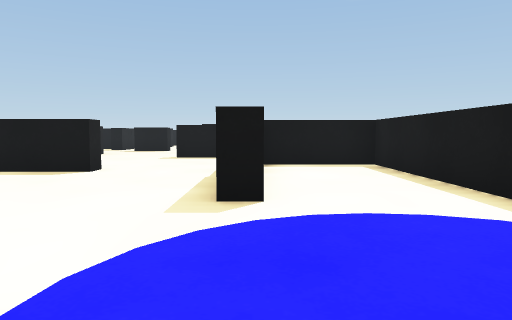
view 1 (above)

21 first-person views from a walk through a robot-simulator world made for Webots. The camera is 0.07 m above the floor, tilts 4° down and sees 70° across. The floor is counted in squares, 0.1 m on a side. Each view is taken from the middle of a square. On the plan, view 1 faces up. The plan holds only what a view shows up to about 11 squares ahead; the rest is blank. The place goes on beyond the plan. The robots in the file are not drawn. Webots' stock objects and surfaces are drawn as simple stand-ins.

view 2
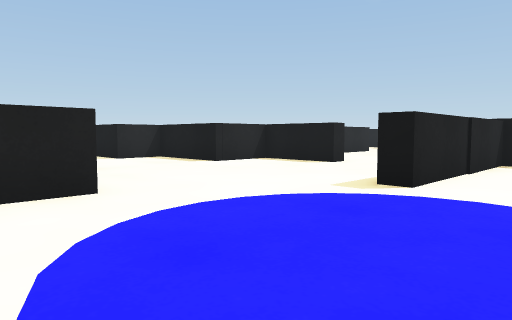

view 3
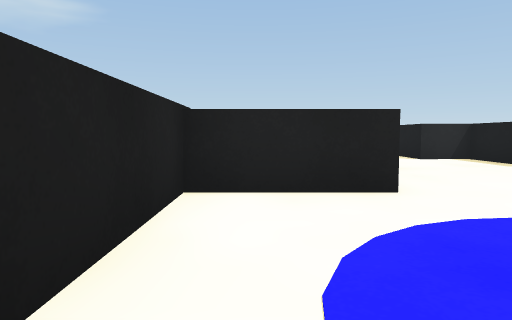

view 4
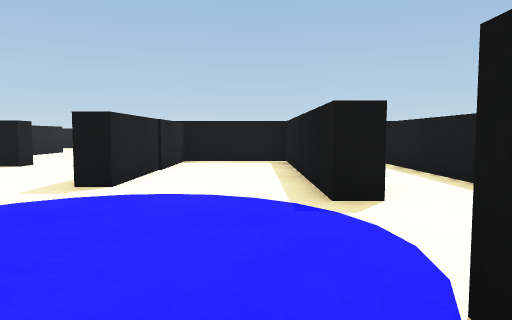

view 5
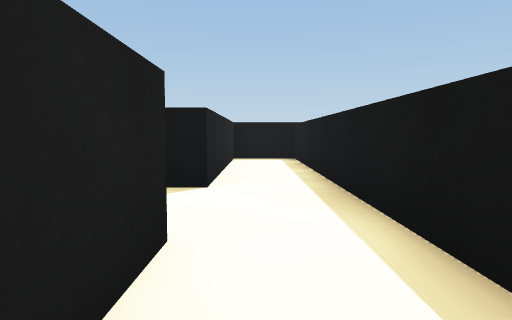

view 6
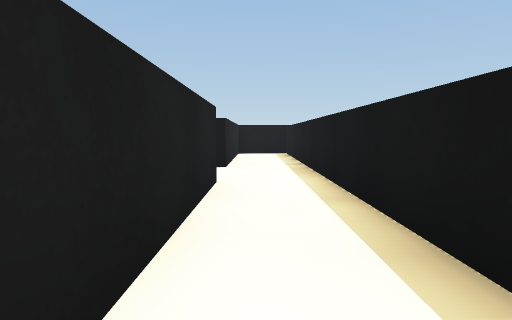

view 7
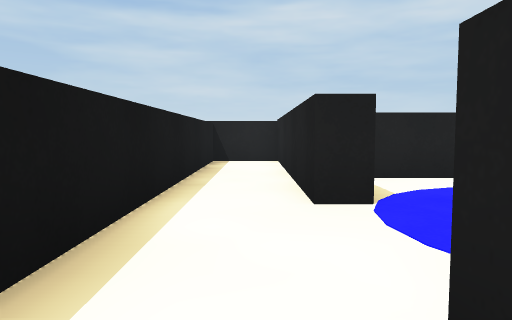

view 8
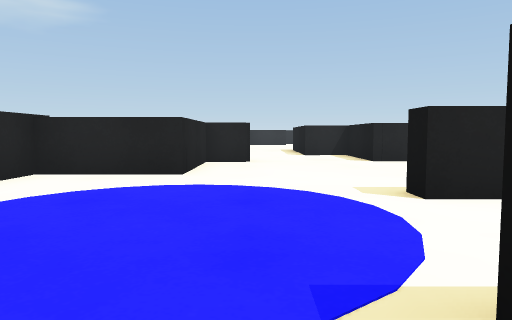

view 9
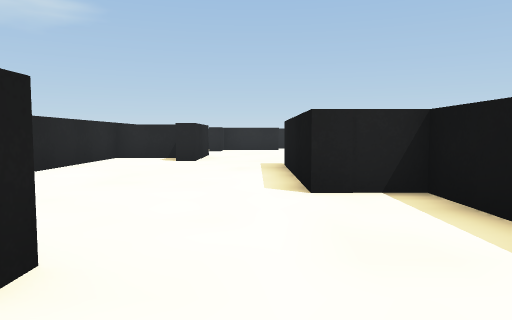

view 10
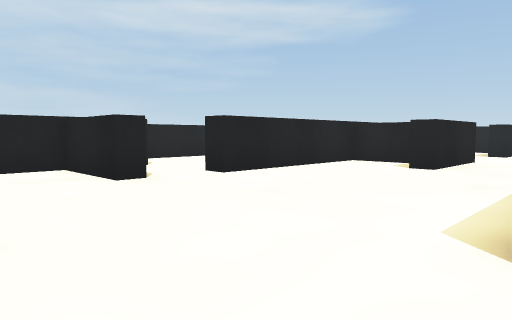

view 11
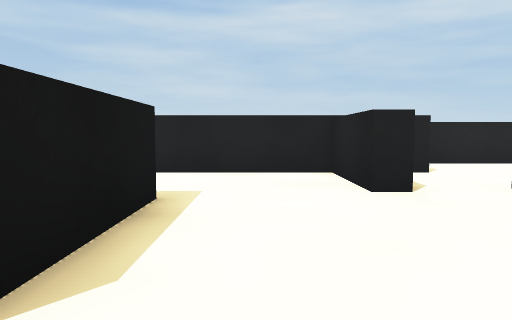

view 12
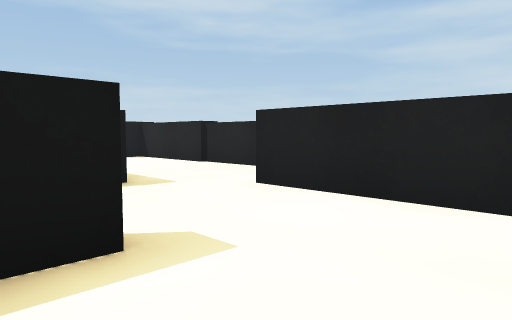

view 13
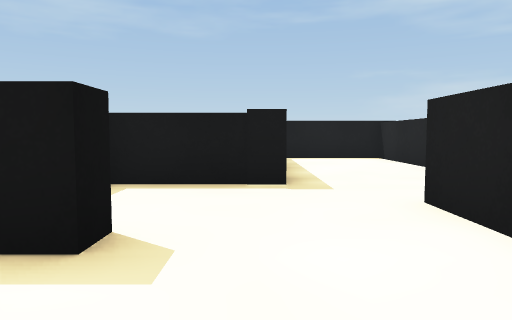

view 14
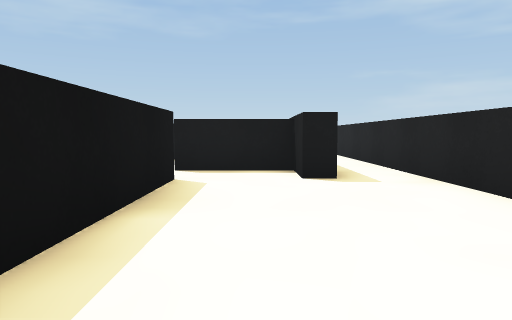

view 15
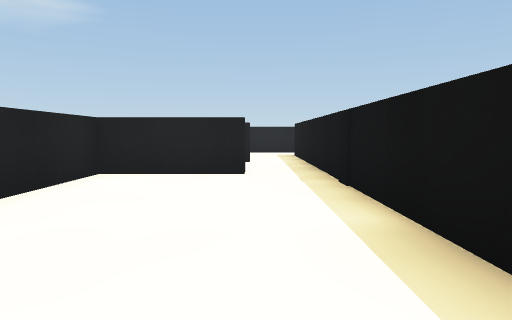

view 16
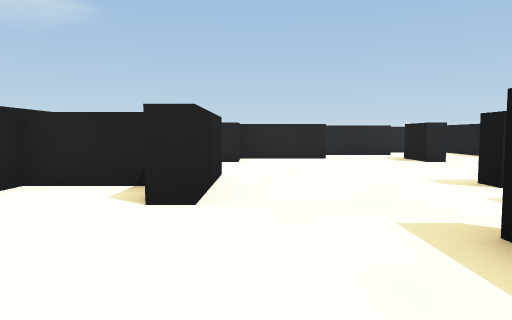

view 17
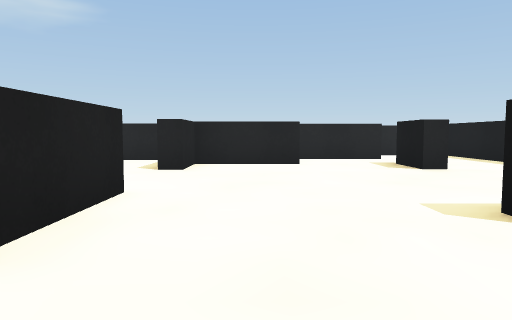

view 18
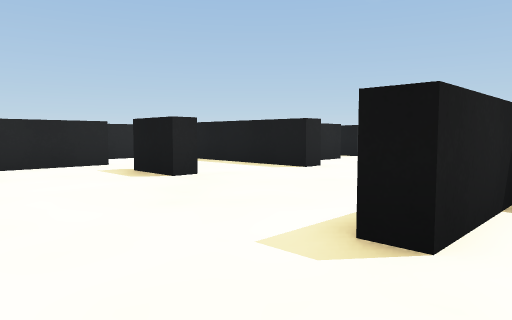

view 19
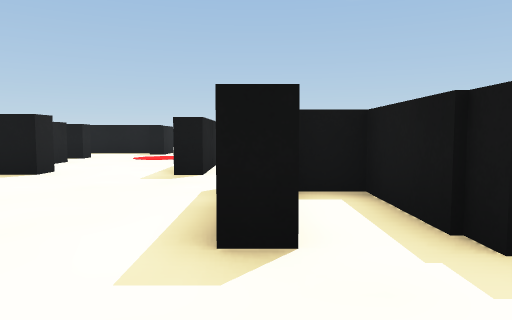

view 20
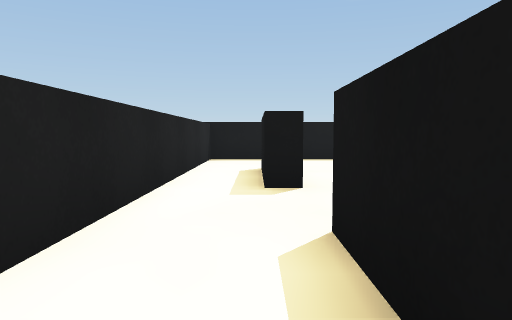

view 21
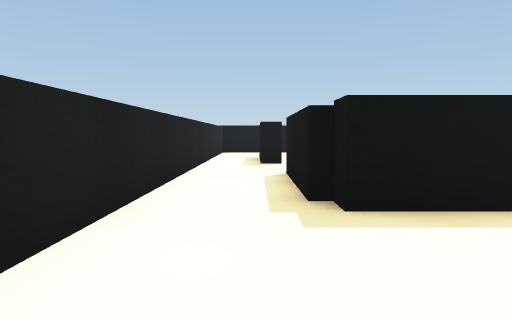

### Floor plan
Points are (right, up) in squares from view 1. A wall is a line through its corners. A room is listed if a view was taken in it or the views show most of it. See-through windows are left out.
Room 1 (views 1, 9)
walls: (0.1, 3.8) (-0.5, 3.8); (-5.3, 1.9) (-5.3, 0.7) (-2.4, 0.7) (-2.4, -1.9); (-3.2, 7.5) (-3.2, 6.9) (-5.5, 6.9) (-5.5, 5.2); (-3, -1.9) (0.4, -1.9)
ways out: opening at (0, 1) to room 2; opening at (-6, 3) to room 4; opening at (-2, 7)
Room 2 (views 2, 3, 4)
walls: (3.4, 2.8) (2.8, 2.8) (2.8, 8.6) (0.1, 8.6) (0.1, 3.8); (2.8, 0.4) (3.4, 0.4); (0.4, -1.9) (2.1, -1.9)
ways out: opening at (0, 1) to room 1; opening at (3, 1.5) to room 3
Room 3 (views 5, 6, 7, 8)
walls: (3.4, 0.4) (3.4, -5.8) (5.1, -5.8) (5.1, 8.6); (5.5, 8.6) (3.4, 8.6) (3.4, 2.8)
ways out: opening at (3, 1.5) to room 2
Room 4 (views 10, 11, 12, 13, 15, 16, 17, 18)
walls: (-5.4, -1) (-5.9, -1) (-5.9, 1.5); (-8.8, -3.7) (-4.2, -3.7); (-10.2, -4.4) (-10.2, -3.7) (-8.9, -3.7) (-8.9, -1.4) (-8.4, -1.4) (-8.4, -3.8); (-2.9, -2.5) (-2.9, 0.1); (-5.5, 5.2) (-8.4, 5.2) (-8.4, 3.7) (-12.5, 3.7); (-14.6, 1.4) (-13.6, 1.4) (-13.6, 0.9); (-14.9, 0.6) (-14.9, -1.2); (-2.2, -5.8) (2.8, -5.8) (2.8, -2.9); (-15.9, -1.2) (-10.3, -1.2) (-10.3, -1.7) (-14.5, -1.7); (-14.4, -5.8) (-5, -5.8); (-13.6, 5) (-13.6, 7.4) (-14.7, 7.4) (-14.7, 5.2)
ways out: opening at (-6, 3) to room 1; opening at (-15, 0) to room 5
Room 5 (views 14, 19, 20, 21)
walls: (-20.6, 4.1) (-20.6, 1.4) (-19.3, 1.4) (-19.3, 1); (-21.9, 0.4) (-21.9, -0.6); (-22.4, 3.8) (-22.9, 3.8) (-22.9, 5.8); (-16.5, 1.4) (-14.6, 1.4); (-22.4, -1.2) (-22.4, 1.6); (-19.3, 6.9) (-19.3, 6.4) (-20.8, 6.4); (-22.4, 6.6) (-22.4, 4.2); (-14.7, 5.2) (-15.2, 5.2); (-16.4, -3.1) (-16.4, -5.8) (-14.4, -5.8); (-14.5, -1.7) (-22.2, -1.7) (-22.2, -1.1); (-18.8, 10) (-18.8, 9.3) (-24.3, 9.3) (-24.3, -3.2); (-15.9, 9.3) (-16.5, 9.3)
ways out: opening at (-15, 0) to room 4; opening at (-17.5, 10)

Where each view was taken, in squares from view 1:
view 1: 0 up, 0 right, facing up
view 2: 1 down, 2 right, facing up-left
view 3: 1 down, 2 right, facing left
view 4: 1 down, 2 right, facing up
view 5: 2 down, 4 right, facing up
view 6: 5 down, 4 right, facing up
view 7: 4 up, 4 right, facing down
view 8: 2 up, 4 right, facing left
view 9: 3 up, 4 left, facing left
view 10: 4 up, 6 left, facing down-left
view 11: 3 up, 7 left, facing down
view 12: 0 up, 8 left, facing down-right
view 13: 2 down, 8 left, facing right
view 14: 3 down, 16 left, facing right
view 15: 3 down, 10 left, facing left
view 16: 2 up, 10 left, facing left
view 17: 3 up, 12 left, facing left
view 18: 3 up, 14 left, facing up-left
view 19: 3 up, 15 left, facing up
view 20: 1 down, 23 left, facing up
view 21: 5 down, 23 left, facing up
